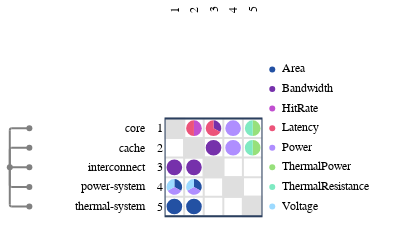

The notebook cell saved with this chart:
### Code cell
from ragraph.io.esl import from_esl
graph = from_esl(["./esl"])

import raesl.plot
figure = raesl.plot.mdm(
    graph,
    node_kinds=["component"],
)
figure.show()

### Figure 1 — Plotly figure (JSON) as saved in the notebook; plotly's stock layout.template omitted (floating-point values rounded to 4 significant figures)
{"data": [{"hoverinfo": "skip", "marker": {"color": "#FFFFFF", "line": {"color": "#FFFFFF"}}, "mode": "markers", "showlegend": false, "type": "scatter", "x": [0.5], "xaxis": "x", "y": [0.5], "yaxis": "y"}, {"hoverinfo": "skip", "marker": {"color": "#FFFFFF", "line": {"color": "#FFFFFF"}}, "mode": "markers", "showlegend": false, "type": "scatter", "x": [0.5], "xaxis": "x2", "y": [0.5], "yaxis": "y2"}, {"hoverinfo": "skip", "marker": {"color": "#FFFFFF", "line": {"color": "#FFFFFF"}}, "mode": "markers", "showlegend": false, "type": "scatter", "x": [0.5], "xaxis": "x3", "y": [0.5], "yaxis": "y3"}, {"hoverinfo": "skip", "marker": {"color": "#FFFFFF", "line": {"color": "#FFFFFF"}}, "mode": "markers", "showlegend": false, "type": "scatter", "x": [0.5], "xaxis": "x5", "y": [0.5], "yaxis": "y5"}, {"customdata": [{"data": "world.core", "pointtype": "tree_node"}, {"data": "world.cache", "pointtype": "tree_node"}, {"data": "world.interconnect", "pointtype": "tree_node"}, {"data": "world.power-system", "pointtype": "tree_node"}, {"data": "world.thermal-system", "pointtype": "tree_node"}, {"data": "world", "pointtype": "tree_node"}], "hoverinfo": "text", "marker": {"color": "gray"}, "mode": "markers", "showlegend": false, "text": ["world.core", "world.cache", "world.interconnect", "world.power-system", "world.thermal-system", "world"], "type": "scatter", "x": [1, 1, 1, 1, 1, 0], "xaxis": "x6", "y": [4.5, 3.5, 2.5, 1.5, 0.5, 2.5], "yaxis": "y6"}, {"customdata": [{"source": "world.core", "target": "world.interconnect"}], "hoverinfo": "text", "marker": {"color": "#ffffff"}, "mode": "markers", "showlegend": false, "text": ["source: world.core<br>target: world.interconnect<br>Bandwidth: 1.0"], "type": "scatter", "x": [0.5], "xaxis": "x9", "y": [2.3], "yaxis": "y9"}, {"customdata": [{"source": "world.core", "target": "world.power-system"}], "hoverinfo": "text", "marker": {"color": "#ffffff"}, "mode": "markers", "showlegend": false, "text": ["source: world.core<br>target: world.power-system<br>Area: 1.0", "source: world.core<br>target: world.power-system<br>Power: 1.0", "source: world.core<br>target: world.power-system<br>Voltage: 1.0"], "type": "scatter", "x": [0.6732, 0.5, 0.3268], "xaxis": "x9", "y": [1.6, 1.3, 1.6], "yaxis": "y9"}, {"customdata": [{"source": "world.core", "target": "world.thermal-system"}], "hoverinfo": "text", "marker": {"color": "#ffffff"}, "mode": "markers", "showlegend": false, "text": ["source: world.core<br>target: world.thermal-system<br>Area: 1.0"], "type": "scatter", "x": [0.5], "xaxis": "x9", "y": [0.3], "yaxis": "y9"}, {"customdata": [{"source": "world.cache", "target": "world.core"}], "hoverinfo": "text", "marker": {"color": "#ffffff"}, "mode": "markers", "showlegend": false, "text": ["source: world.cache<br>target: world.core<br>HitRate: 2.0", "source: world.cache<br>target: world.core<br>Latency: 2.0"], "type": "scatter", "x": [1.7, 1.3], "xaxis": "x9", "y": [4.5, 4.5], "yaxis": "y9"}, {"customdata": [{"source": "world.cache", "target": "world.interconnect"}], "hoverinfo": "text", "marker": {"color": "#ffffff"}, "mode": "markers", "showlegend": false, "text": ["source: world.cache<br>target: world.interconnect<br>Bandwidth: 1.0"], "type": "scatter", "x": [1.5], "xaxis": "x9", "y": [2.3], "yaxis": "y9"}, {"customdata": [{"source": "world.cache", "target": "world.power-system"}], "hoverinfo": "text", "marker": {"color": "#ffffff"}, "mode": "markers", "showlegend": false, "text": ["source: world.cache<br>target: world.power-system<br>Area: 1.0", "source: world.cache<br>target: world.power-system<br>Power: 1.0", "source: world.cache<br>target: world.power-system<br>Voltage: 1.0"], "type": "scatter", "x": [1.673, 1.5, 1.327], "xaxis": "x9", "y": [1.6, 1.3, 1.6], "yaxis": "y9"}, {"customdata": [{"source": "world.cache", "target": "world.thermal-system"}], "hoverinfo": "text", "marker": {"color": "#ffffff"}, "mode": "markers", "showlegend": false, "text": ["source: world.cache<br>target: world.thermal-system<br>Area: 1.0"], "type": "scatter", "x": [1.5], "xaxis": "x9", "y": [0.3], "yaxis": "y9"}, {"customdata": [{"source": "world.interconnect", "target": "world.core"}], "hoverinfo": "text", "marker": {"color": "#ffffff"}, "mode": "markers", "showlegend": false, "text": ["source: world.interconnect<br>target: world.core<br>Bandwidth: 1.0", "source: world.interconnect<br>target: world.core<br>Latency: 2.0"], "type": "scatter", "x": [2.673, 2.327], "xaxis": "x9", "y": [4.6, 4.4], "yaxis": "y9"}, {"customdata": [{"source": "world.interconnect", "target": "world.cache"}], "hoverinfo": "text", "marker": {"color": "#ffffff"}, "mode": "markers", "showlegend": false, "text": ["source: world.interconnect<br>target: world.cache<br>Bandwidth: 1.0"], "type": "scatter", "x": [2.5], "xaxis": "x9", "y": [3.3], "yaxis": "y9"}, {"customdata": [{"source": "world.power-system", "target": "world.core"}], "hoverinfo": "text", "marker": {"color": "#ffffff"}, "mode": "markers", "showlegend": false, "text": ["source: world.power-system<br>target: world.core<br>Power: 2.0"], "type": "scatter", "x": [3.5], "xaxis": "x9", "y": [4.3], "yaxis": "y9"}, {"customdata": [{"source": "world.power-system", "target": "world.cache"}], "hoverinfo": "text", "marker": {"color": "#ffffff"}, "mode": "markers", "showlegend": false, "text": ["source: world.power-system<br>target: world.cache<br>Power: 2.0"], "type": "scatter", "x": [3.5], "xaxis": "x9", "y": [3.3], "yaxis": "y9"}, {"customdata": [{"source": "world.thermal-system", "target": "world.core"}], "hoverinfo": "text", "marker": {"color": "#ffffff"}, "mode": "markers", "showlegend": false, "text": ["source: world.thermal-system<br>target: world.core<br>ThermalPower: 1.0", "source: world.thermal-system<br>target: world.core<br>ThermalResistance: 1.0"], "type": "scatter", "x": [4.7, 4.3], "xaxis": "x9", "y": [4.5, 4.5], "yaxis": "y9"}, {"customdata": [{"source": "world.thermal-system", "target": "world.cache"}], "hoverinfo": "text", "marker": {"color": "#ffffff"}, "mode": "markers", "showlegend": false, "text": ["source: world.thermal-system<br>target: world.cache<br>ThermalPower: 1.0", "source: world.thermal-system<br>target: world.cache<br>ThermalResistance: 1.0"], "type": "scatter", "x": [4.7, 4.3], "xaxis": "x9", "y": [3.5, 3.5], "yaxis": "y9"}, {"hoverinfo": "text", "marker": {"color": "#2351a3"}, "mode": "markers", "showlegend": false, "text": ["Area"], "type": "scatter", "x": [0.5], "xaxis": "x10", "y": [7.5], "yaxis": "y10"}, {"hoverinfo": "text", "marker": {"color": "#7631ab"}, "mode": "markers", "showlegend": false, "text": ["Bandwidth"], "type": "scatter", "x": [0.5], "xaxis": "x10", "y": [6.5], "yaxis": "y10"}, {"hoverinfo": "text", "marker": {"color": "#c14fd0"}, "mode": "markers", "showlegend": false, "text": ["HitRate"], "type": "scatter", "x": [0.5], "xaxis": "x10", "y": [5.5], "yaxis": "y10"}, {"hoverinfo": "text", "marker": {"color": "#ec547a"}, "mode": "markers", "showlegend": false, "text": ["Latency"], "type": "scatter", "x": [0.5], "xaxis": "x10", "y": [4.5], "yaxis": "y10"}, {"hoverinfo": "text", "marker": {"color": "#af8eff"}, "mode": "markers", "showlegend": false, "text": ["Power"], "type": "scatter", "x": [0.5], "xaxis": "x10", "y": [3.5], "yaxis": "y10"}, {"hoverinfo": "text", "marker": {"color": "#97e07b"}, "mode": "markers", "showlegend": false, "text": ["ThermalPower"], "type": "scatter", "x": [0.5], "xaxis": "x10", "y": [2.5], "yaxis": "y10"}, {"hoverinfo": "text", "marker": {"color": "#7feac2"}, "mode": "markers", "showlegend": false, "text": ["ThermalResistance"], "type": "scatter", "x": [0.5], "xaxis": "x10", "y": [1.5], "yaxis": "y10"}, {"hoverinfo": "text", "marker": {"color": "#9ddaff"}, "mode": "markers", "showlegend": false, "text": ["Voltage"], "type": "scatter", "x": [0.5], "xaxis": "x10", "y": [0.5], "yaxis": "y10"}, {"hoverinfo": "text", "mode": "text", "showlegend": false, "text": ["Area", "Bandwidth", "HitRate", "Latency", "Power", "ThermalPower", "ThermalResistance", "Voltage"], "textfont": {"color": "black", "family": "Fira Code,Hack,Courier New,monospace", "size": 12}, "textposition": "middle right", "type": "scatter", "x": [1, 1, 1, 1, 1, 1, 1, 1], "xaxis": "x10", "y": [7.5, 6.5, 5.5, 4.5, 3.5, 2.5, 1.5, 0.5], "yaxis": "y10"}], "layout": {"annotations": [{"font": {"color": "black", "family": "Fira Code,Hack,Courier New,monospace", "size": 12}, "showarrow": false, "text": "1", "textangle": -90, "x": 0.5, "xref": "x4", "y": -0.3301, "yanchor": "bottom", "yref": "y", "yshift": 0}, {"font": {"color": "black", "family": "Fira Code,Hack,Courier New,monospace", "size": 12}, "showarrow": false, "text": "2", "textangle": -90, "x": 1.5, "xref": "x4", "y": -0.3301, "yanchor": "bottom", "yref": "y", "yshift": 0}, {"font": {"color": "black", "family": "Fira Code,Hack,Courier New,monospace", "size": 12}, "showarrow": false, "text": "3", "textangle": -90, "x": 2.5, "xref": "x4", "y": -0.3301, "yanchor": "bottom", "yref": "y", "yshift": 0}, {"font": {"color": "black", "family": "Fira Code,Hack,Courier New,monospace", "size": 12}, "showarrow": false, "text": "4", "textangle": -90, "x": 3.5, "xref": "x4", "y": -0.3301, "yanchor": "bottom", "yref": "y", "yshift": 0}, {"font": {"color": "black", "family": "Fira Code,Hack,Courier New,monospace", "size": 12}, "showarrow": false, "text": "5", "textangle": -90, "x": 4.5, "xref": "x4", "y": -0.3301, "yanchor": "bottom", "yref": "y", "yshift": 0}, {"font": {"color": "black", "family": "Fira Code,Hack,Courier New,monospace", "size": 12}, "showarrow": false, "text": "core", "textangle": 0, "x": 2.772, "xanchor": "right", "xref": "x7", "y": 4.5, "yref": "y6", "yshift": 0}, {"font": {"color": "black", "family": "Fira Code,Hack,Courier New,monospace", "size": 12}, "showarrow": false, "text": "cache", "textangle": 0, "x": 2.772, "xanchor": "right", "xref": "x7", "y": 3.5, "yref": "y6", "yshift": 0}, {"font": {"color": "black", "family": "Fira Code,Hack,Courier New,monospace", "size": 12}, "showarrow": false, "text": "interconnect", "textangle": 0, "x": 2.772, "xanchor": "right", "xref": "x7", "y": 2.5, "yref": "y6", "yshift": 0}, {"font": {"color": "black", "family": "Fira Code,Hack,Courier New,monospace", "size": 12}, "showarrow": false, "text": "power-system", "textangle": 0, "x": 2.772, "xanchor": "right", "xref": "x7", "y": 1.5, "yref": "y6", "yshift": 0}, {"font": {"color": "black", "family": "Fira Code,Hack,Courier New,monospace", "size": 12}, "showarrow": false, "text": "thermal-system", "textangle": 0, "x": 2.772, "xanchor": "right", "xref": "x7", "y": 0.5, "yref": "y6", "yshift": 0}, {"font": {"color": "black", "family": "Fira Code,Hack,Courier New,monospace", "size": 12}, "showarrow": false, "text": "1", "textangle": 0, "x": 0.4301, "xanchor": "right", "xref": "x8", "y": 4.5, "yref": "y6", "yshift": 0}, {"font": {"color": "black", "family": "Fira Code,Hack,Courier New,monospace", "size": 12}, "showarrow": false, "text": "2", "textangle": 0, "x": 0.4301, "xanchor": "right", "xref": "x8", "y": 3.5, "yref": "y6", "yshift": 0}, {"font": {"color": "black", "family": "Fira Code,Hack,Courier New,monospace", "size": 12}, "showarrow": false, "text": "3", "textangle": 0, "x": 0.4301, "xanchor": "right", "xref": "x8", "y": 2.5, "yref": "y6", "yshift": 0}, {"font": {"color": "black", "family": "Fira Code,Hack,Courier New,monospace", "size": 12}, "showarrow": false, "text": "4", "textangle": 0, "x": 0.4301, "xanchor": "right", "xref": "x8", "y": 1.5, "yref": "y6", "yshift": 0}, {"font": {"color": "black", "family": "Fira Code,Hack,Courier New,monospace", "size": 12}, "showarrow": false, "text": "5", "textangle": 0, "x": 0.4301, "xanchor": "right", "xref": "x8", "y": 0.5, "yref": "y6", "yshift": 0}], "autosize": false, "height": 218.2, "hovermode": "closest", "margin": {"b": 0, "l": 0, "pad": 0, "r": 8, "t": 0}, "modebar": {"orientation": "h"}, "paper_bgcolor": "rgba(256,256,256,1)", "plot_bgcolor": "rgba(256,256,256,0)", "shapes": [{"line": {"color": "gray", "dash": "solid", "width": 2}, "type": "line", "x0": 0, "x1": 0, "xref": "x6", "y0": 2.5, "y1": 4.4, "yref": "y6"}, {"line": {"color": "gray", "dash": "solid", "width": 2}, "path": "M 0 4.4 Q 0 4.5 0.1 4.5", "type": "path", "xref": "x6", "yref": "y6"}, {"line": {"color": "gray", "dash": "solid", "width": 2}, "type": "line", "x0": 0.1, "x1": 1, "xref": "x6", "y0": 4.5, "y1": 4.5, "yref": "y6"}, {"line": {"color": "gray", "dash": "solid", "width": 2}, "type": "line", "x0": 0, "x1": 0, "xref": "x6", "y0": 2.5, "y1": 3.4, "yref": "y6"}, {"line": {"color": "gray", "dash": "solid", "width": 2}, "path": "M 0 3.4 Q 0 3.5 0.1 3.5", "type": "path", "xref": "x6", "yref": "y6"}, {"line": {"color": "gray", "dash": "solid", "width": 2}, "type": "line", "x0": 0.1, "x1": 1, "xref": "x6", "y0": 3.5, "y1": 3.5, "yref": "y6"}, {"line": {"color": "gray", "dash": "solid", "width": 2}, "type": "line", "x0": 0, "x1": 1, "xref": "x6", "y0": 2.5, "y1": 2.5, "yref": "y6"}, {"line": {"color": "gray", "dash": "solid", "width": 2}, "type": "line", "x0": 0, "x1": 0, "xref": "x6", "y0": 2.5, "y1": 1.6, "yref": "y6"}, {"line": {"color": "gray", "dash": "solid", "width": 2}, "path": "M 0 1.6 Q 0 1.5 0.1 1.5", "type": "path", "xref": "x6", "yref": "y6"}, {"line": {"color": "gray", "dash": "solid", "width": 2}, "type": "line", "x0": 0.1, "x1": 1, "xref": "x6", "y0": 1.5, "y1": 1.5, "yref": "y6"}, {"line": {"color": "gray", "dash": "solid", "width": 2}, "type": "line", "x0": 0, "x1": 0, "xref": "x6", "y0": 2.5, "y1": 0.6, "yref": "y6"}, {"line": {"color": "gray", "dash": "solid", "width": 2}, "path": "M 0 0.6 Q 0 0.5 0.1 0.5", "type": "path", "xref": "x6", "yref": "y6"}, {"line": {"color": "gray", "dash": "solid", "width": 2}, "type": "line", "x0": 0.1, "x1": 1, "xref": "x6", "y0": 0.5, "y1": 0.5, "yref": "y6"}, {"line": {"color": "#dfdfdf", "dash": "solid", "width": 2}, "type": "line", "x0": 0, "x1": 5, "xref": "x9", "y0": 0, "y1": 0, "yref": "y6"}, {"line": {"color": "#dfdfdf", "dash": "solid", "width": 2}, "type": "line", "x0": 0, "x1": 5, "xref": "x9", "y0": 1, "y1": 1, "yref": "y6"}, {"line": {"color": "#dfdfdf", "dash": "solid", "width": 2}, "type": "line", "x0": 0, "x1": 5, "xref": "x9", "y0": 2, "y1": 2, "yref": "y6"}, {"line": {"color": "#dfdfdf", "dash": "solid", "width": 2}, "type": "line", "x0": 0, "x1": 5, "xref": "x9", "y0": 3, "y1": 3, "yref": "y6"}, {"line": {"color": "#dfdfdf", "dash": "solid", "width": 2}, "type": "line", "x0": 0, "x1": 5, "xref": "x9", "y0": 4, "y1": 4, "yref": "y6"}, {"line": {"color": "#dfdfdf", "dash": "solid", "width": 2}, "type": "line", "x0": 0, "x1": 5, "xref": "x9", "y0": 5, "y1": 5, "yref": "y6"}, {"line": {"color": "#dfdfdf", "dash": "solid", "width": 2}, "type": "line", "x0": 0, "x1": 0, "xref": "x9", "y0": 0, "y1": 5, "yref": "y6"}, {"line": {"color": "#dfdfdf", "dash": "solid", "width": 2}, "type": "line", "x0": 1, "x1": 1, "xref": "x9", "y0": 0, "y1": 5, "yref": "y6"}, {"line": {"color": "#dfdfdf", "dash": "solid", "width": 2}, "type": "line", "x0": 2, "x1": 2, "xref": "x9", "y0": 0, "y1": 5, "yref": "y6"}, {"line": {"color": "#dfdfdf", "dash": "solid", "width": 2}, "type": "line", "x0": 3, "x1": 3, "xref": "x9", "y0": 0, "y1": 5, "yref": "y6"}, {"line": {"color": "#dfdfdf", "dash": "solid", "width": 2}, "type": "line", "x0": 4, "x1": 4, "xref": "x9", "y0": 0, "y1": 5, "yref": "y6"}, {"line": {"color": "#dfdfdf", "dash": "solid", "width": 2}, "type": "line", "x0": 5, "x1": 5, "xref": "x9", "y0": 0, "y1": 5, "yref": "y6"}, {"fillcolor": "#dfdfdf", "layer": "below", "line": {"color": "#dfdfdf"}, "type": "rect", "x0": 0, "x1": 1, "xref": "x9", "y0": 4, "y1": 5, "yref": "y6"}, {"fillcolor": "#dfdfdf", "layer": "below", "line": {"color": "#dfdfdf"}, "type": "rect", "x0": 1, "x1": 2, "xref": "x9", "y0": 3, "y1": 4, "yref": "y6"}, {"fillcolor": "#dfdfdf", "layer": "below", "line": {"color": "#dfdfdf"}, "type": "rect", "x0": 2, "x1": 3, "xref": "x9", "y0": 2, "y1": 3, "yref": "y6"}, {"fillcolor": "#dfdfdf", "layer": "below", "line": {"color": "#dfdfdf"}, "type": "rect", "x0": 3, "x1": 4, "xref": "x9", "y0": 1, "y1": 2, "yref": "y6"}, {"fillcolor": "#dfdfdf", "layer": "below", "line": {"color": "#dfdfdf"}, "type": "rect", "x0": 4, "x1": 5, "xref": "x9", "y0": 0, "y1": 1, "yref": "y6"}, {"fillcolor": "#7631ab", "line": {"width": 0}, "path": "M 0.5 2.5 L 0.5 2.9 Q 0.334 2.9 0.217 2.783 Q 0.1 2.666 0.1 2.5 Q 0.1 2.334 0.217 2.217 Q 0.334 2.1 0.5 2.1 Q 0.666 2.1 0.783 2.217 Q 0.9 2.334 0.9 2.5 Q 0.9 2.666 0.783 2.783 Q 0.666 2.9 0.5 2.9 Z", "type": "path", "xref": "x9", "yref": "y6"}, {"fillcolor": "#2351a3", "line": {"width": 0}, "path": "M 0.5 1.5 L 0.846 1.3 Q 0.929 1.443 0.886 1.604 Q 0.843 1.764 0.7 1.846 Q 0.607 1.9 0.5 1.9 Z", "type": "path", "xref": "x9", "yref": "y6"}, {"fillcolor": "#af8eff", "line": {"width": 0}, "path": "M 0.5 1.5 L 0.15400000000000003 1.3 Q 0.236 1.157 0.396 1.114 Q 0.557 1.071 0.7 1.154 Q 0.793 1.207 0.846 1.3 Z", "type": "path", "xref": "x9", "yref": "y6"}, {"fillcolor": "#9ddaff", "line": {"width": 0}, "path": "M 0.5 1.5 L 0.5 1.9 Q 0.334 1.9 0.217 1.783 Q 0.1 1.666 0.1 1.5 Q 0.1 1.393 0.154 1.3 Z", "type": "path", "xref": "x9", "yref": "y6"}, {"fillcolor": "#2351a3", "line": {"width": 0}, "path": "M 0.5 0.5 L 0.5 0.9 Q 0.334 0.9 0.217 0.783 Q 0.1 0.666 0.1 0.5 Q 0.1 0.334 0.217 0.217 Q 0.334 0.1 0.5 0.1 Q 0.666 0.1 0.783 0.217 Q 0.9 0.334 0.9 0.5 Q 0.9 0.666 0.783 0.783 Q 0.666 0.9 0.5 0.9 Z", "type": "path", "xref": "x9", "yref": "y6"}, {"fillcolor": "#c14fd0", "line": {"width": 0}, "path": "M 1.5 4.5 L 1.5 4.1 Q 1.666 4.1 1.783 4.217 Q 1.9 4.334 1.9 4.5 Q 1.9 4.666 1.783 4.783 Q 1.666 4.9 1.5 4.9 Z", "type": "path", "xref": "x9", "yref": "y6"}, {"fillcolor": "#ec547a", "line": {"width": 0}, "path": "M 1.5 4.5 L 1.5 4.9 Q 1.334 4.9 1.217 4.783 Q 1.1 4.666 1.1 4.5 Q 1.1 4.334 1.217 4.217 Q 1.334 4.1 1.5 4.1 Z", "type": "path", "xref": "x9", "yref": "y6"}, {"fillcolor": "#7631ab", "line": {"width": 0}, "path": "M 1.5 2.5 L 1.5 2.9 Q 1.334 2.9 1.217 2.783 Q 1.1 2.666 1.1 2.5 Q 1.1 2.334 1.217 2.217 Q 1.334 2.1 1.5 2.1 Q 1.666 2.1 1.783 2.217 Q 1.9 2.334 1.9 2.5 Q 1.9 2.666 1.783 2.783 Q 1.666 2.9 1.5 2.9 Z", "type": "path", "xref": "x9", "yref": "y6"}, {"fillcolor": "#2351a3", "line": {"width": 0}, "path": "M 1.5 1.5 L 1.846 1.3 Q 1.929 1.443 1.886 1.604 Q 1.843 1.764 1.7 1.846 Q 1.607 1.9 1.5 1.9 Z", "type": "path", "xref": "x9", "yref": "y6"}, {"fillcolor": "#af8eff", "line": {"width": 0}, "path": "M 1.5 1.5 L 1.154 1.3 Q 1.236 1.157 1.396 1.114 Q 1.557 1.071 1.7 1.154 Q 1.793 1.207 1.846 1.3 Z", "type": "path", "xref": "x9", "yref": "y6"}, {"fillcolor": "#9ddaff", "line": {"width": 0}, "path": "M 1.5 1.5 L 1.5 1.9 Q 1.334 1.9 1.217 1.783 Q 1.1 1.666 1.1 1.5 Q 1.1 1.393 1.154 1.3 Z", "type": "path", "xref": "x9", "yref": "y6"}, {"fillcolor": "#2351a3", "line": {"width": 0}, "path": "M 1.5 0.5 L 1.5 0.9 Q 1.334 0.9 1.217 0.783 Q 1.1 0.666 1.1 0.5 Q 1.1 0.334 1.217 0.217 Q 1.334 0.1 1.5 0.1 Q 1.666 0.1 1.783 0.217 Q 1.9 0.334 1.9 0.5 Q 1.9 0.666 1.783 0.783 Q 1.666 0.9 1.5 0.9 Z", "type": "path", "xref": "x9", "yref": "y6"}, {"fillcolor": "#7631ab", "line": {"width": 0}, "path": "M 2.5 4.5 L 2.846 4.3 Q 2.929 4.443 2.886 4.604 Q 2.843 4.764 2.7 4.846 Q 2.607 4.9 2.5 4.9 Z", "type": "path", "xref": "x9", "yref": "y6"}, {"fillcolor": "#ec547a", "line": {"width": 0}, "path": "M 2.5 4.5 L 2.5 4.9 Q 2.334 4.9 2.217 4.783 Q 2.1 4.666 2.1 4.5 Q 2.1 4.334 2.217 4.217 Q 2.334 4.1 2.5 4.1 Q 2.666 4.1 2.783 4.217 Q 2.82 4.254 2.846 4.3 Z", "type": "path", "xref": "x9", "yref": "y6"}, {"fillcolor": "#7631ab", "line": {"width": 0}, "path": "M 2.5 3.5 L 2.5 3.9 Q 2.334 3.9 2.217 3.783 Q 2.1 3.666 2.1 3.5 Q 2.1 3.334 2.217 3.217 Q 2.334 3.1 2.5 3.1 Q 2.666 3.1 2.783 3.217 Q 2.9 3.334 2.9 3.5 Q 2.9 3.666 2.783 3.783 Q 2.666 3.9 2.5 3.9 Z", "type": "path", "xref": "x9", "yref": "y6"}, {"fillcolor": "#af8eff", "line": {"width": 0}, "path": "M 3.5 4.5 L 3.5 4.9 Q 3.334 4.9 3.217 4.783 Q 3.1 4.666 3.1 4.5 Q 3.1 4.334 3.217 4.217 Q 3.334 4.1 3.5 4.1 Q 3.666 4.1 3.783 4.217 Q 3.9 4.334 3.9 4.5 Q 3.9 4.666 3.783 4.783 Q 3.666 4.9 3.5 4.9 Z", "type": "path", "xref": "x9", "yref": "y6"}, {"fillcolor": "#af8eff", "line": {"width": 0}, "path": "M 3.5 3.5 L 3.5 3.9 Q 3.334 3.9 3.217 3.783 Q 3.1 3.666 3.1 3.5 Q 3.1 3.334 3.217 3.217 Q 3.334 3.1 3.5 3.1 Q 3.666 3.1 3.783 3.217 Q 3.9 3.334 3.9 3.5 Q 3.9 3.666 3.783 3.783 Q 3.666 3.9 3.5 3.9 Z", "type": "path", "xref": "x9", "yref": "y6"}, {"fillcolor": "#97e07b", "line": {"width": 0}, "path": "M 4.5 4.5 L 4.5 4.1 Q 4.666 4.1 4.783 4.217 Q 4.9 4.334 4.9 4.5 Q 4.9 4.666 4.783 4.783 Q 4.666 4.9 4.5 4.9 Z", "type": "path", "xref": "x9", "yref": "y6"}, {"fillcolor": "#7feac2", "line": {"width": 0}, "path": "M 4.5 4.5 L 4.5 4.9 Q 4.334 4.9 4.217 4.783 Q 4.1 4.666 4.1 4.5 Q 4.1 4.334 4.217 4.217 Q 4.334 4.1 4.5 4.1 Z", "type": "path", "xref": "x9", "yref": "y6"}, {"fillcolor": "#97e07b", "line": {"width": 0}, "path": "M 4.5 3.5 L 4.5 3.1 Q 4.666 3.1 4.783 3.217 Q 4.9 3.334 4.9 3.5 Q 4.9 3.666 4.783 3.783 Q 4.666 3.9 4.5 3.9 Z", "type": "path", "xref": "x9", "yref": "y6"}, {"fillcolor": "#7feac2", "line": {"width": 0}, "path": "M 4.5 3.5 L 4.5 3.9 Q 4.334 3.9 4.217 3.783 Q 4.1 3.666 4.1 3.5 Q 4.1 3.334 4.217 3.217 Q 4.334 3.1 4.5 3.1 Z", "type": "path", "xref": "x9", "yref": "y6"}, {"type": "rect", "x0": 0, "x1": 5, "xref": "x9", "y0": 0, "y1": 5, "yref": "y6"}], "width": 410.6, "xaxis": {"anchor": "y", "automargin": false, "autorange": false, "domain": [0, 0.09742], "matches": "x6", "range": [-0.5, 1.5], "scaleanchor": "y", "scaleratio": 1, "showticklabels": false}, "xaxis10": {"anchor": "y10", "automargin": false, "domain": [0.6529, 1], "range": [0, 7.125], "scaleanchor": "y", "showgrid": false, "showline": false, "showticklabels": false, "zeroline": false}, "xaxis2": {"anchor": "y2", "automargin": false, "autorange": false, "domain": [0.09742, 0.3675], "matches": "x7", "range": [-2.772, 2.772], "scaleanchor": "y", "scaleratio": 1, "showticklabels": false}, "xaxis3": {"anchor": "y3", "automargin": false, "autorange": false, "domain": [0.3675, 0.4094], "matches": "x8", "range": [-0.4301, 0.4301], "scaleanchor": "y", "scaleratio": 1, "showticklabels": false}, "xaxis4": {"anchor": "y4", "automargin": false, "domain": [0.4094, 0.6529], "matches": "x9", "range": [0, 5], "scaleanchor": "y", "showgrid": false, "showline": false, "showticklabels": false, "zeroline": false}, "xaxis5": {"anchor": "y5", "automargin": false, "autorange": false, "domain": [0.6529, 1], "matches": "x10", "range": [0, 7.125], "scaleanchor": "y", "scaleratio": 1, "showticklabels": false}, "xaxis6": {"anchor": "y6", "automargin": false, "autorange": false, "domain": [0, 0.09742], "range": [-0.5, 1.5], "scaleanchor": "y", "scaleratio": 1, "showgrid": false, "showline": false, "showticklabels": false, "zeroline": false}, "xaxis7": {"anchor": "y7", "automargin": false, "domain": [0.09742, 0.3675], "range": [-2.772, 2.772], "scaleanchor": "y", "scaleratio": 1, "showgrid": false, "showline": false, "showticklabels": false, "zeroline": false}, "xaxis8": {"anchor": "y8", "automargin": false, "domain": [0.3675, 0.4094], "range": [-0.4301, 0.4301], "scaleanchor": "y", "scaleratio": 1, "showgrid": false, "showline": false, "showticklabels": false, "zeroline": false}, "xaxis9": {"anchor": "y9", "automargin": false, "domain": [0.4094, 0.6529], "range": [0, 5], "scaleanchor": "y", "scaleratio": 1, "showgrid": false, "showline": false, "showticklabels": false, "zeroline": false}, "yaxis": {"anchor": "x", "automargin": false, "autorange": false, "domain": [0.9316, 1], "range": [-0.3301, 0.3301], "showticklabels": false}, "yaxis10": {"anchor": "x10", "automargin": false, "autorange": false, "domain": [0, 0.9316], "matches": "y6", "range": [0, 9], "scaleratio": 1, "showgrid": false, "showline": false, "showticklabels": false, "zeroline": false}, "yaxis2": {"anchor": "x2", "automargin": false, "autorange": false, "domain": [0.9316, 1], "matches": "y", "range": [-0.3301, 0.3301], "showticklabels": false}, "yaxis3": {"anchor": "x3", "automargin": false, "autorange": false, "domain": [0.9316, 1], "matches": "y", "range": [-0.3301, 0.3301], "showticklabels": false}, "yaxis4": {"anchor": "x4", "automargin": false, "autorange": false, "domain": [0.9316, 1], "matches": "y", "range": [-0.3301, 0.3301], "scaleanchor": "x", "scaleratio": 1, "showgrid": false, "showline": false, "showticklabels": false, "zeroline": false}, "yaxis5": {"anchor": "x5", "automargin": false, "autorange": false, "domain": [0.9316, 1], "matches": "y", "range": [-0.3301, 0.3301], "showticklabels": false}, "yaxis6": {"anchor": "x6", "automargin": false, "autorange": false, "domain": [0, 0.9316], "range": [0, 9], "scaleanchor": "x", "scaleratio": 1, "showgrid": true, "showline": false, "showticklabels": false, "zeroline": false}, "yaxis7": {"anchor": "x7", "automargin": false, "autorange": false, "domain": [0, 0.9316], "matches": "y6", "range": [0, 9], "scaleratio": 1, "showgrid": false, "showline": false, "showticklabels": false, "zeroline": false}, "yaxis8": {"anchor": "x8", "automargin": false, "autorange": false, "domain": [0, 0.9316], "matches": "y6", "range": [0, 9], "scaleratio": 1, "showgrid": false, "showline": false, "showticklabels": false, "zeroline": false}, "yaxis9": {"anchor": "x9", "automargin": false, "autorange": false, "domain": [0, 0.9316], "matches": "y6", "range": [0, 9], "scaleratio": 1, "showgrid": false, "showline": false, "showticklabels": false, "zeroline": false}}}
